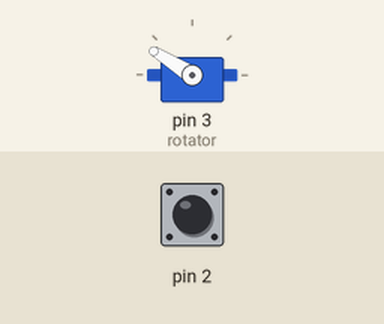
This sketch was run on a simulated Arduino Uno, built with avr-gcc and run on an emulated ATmega328P. On the bench: servo. Inputs (shaded band) come from the test bench; at power-on: pin 2 HIGH.

Above: at 1.2 s.
1.3 s: pin 2 pulled LOW for 0.15 s
At 1.38 s:
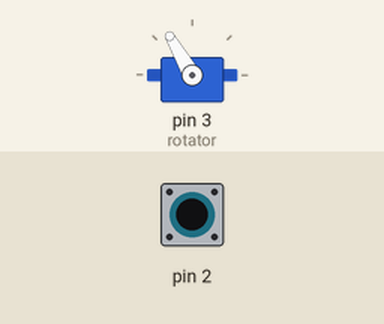
2.9 s: pin 2 pulled LOW for 3.2 s
At 7.0 s:
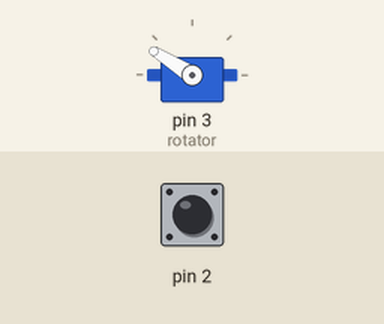
Timing chart, 0 to 8.5 s (numbered marks = the images above; inputs shaded):
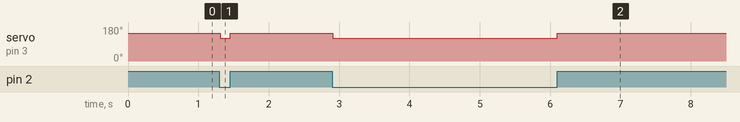

Measured:
- after the input at 1.3 s, servo on pin 3 (rotator): 148° → 120° at once, → 148° 0.14 s later
- after the input at 2.9 s, servo on pin 3 (rotator): 148° → 120° at once, → 148° 3.2 s later

The sketch:

fan_switch.ino
```cpp
#include <Servo.h>
Servo rotator;
int pos = 0;

void setup()
{
Serial.begin(9600);
pinMode(2, INPUT_PULLUP);
rotator.attach(3);
}

void loop()
{
  for (pos = 0; pos <= 180; pos += 1)
  if( digitalRead(2))
    {
  rotator.write(148);
    }
    else
    {
      rotator.write(120);
    }
}
```
